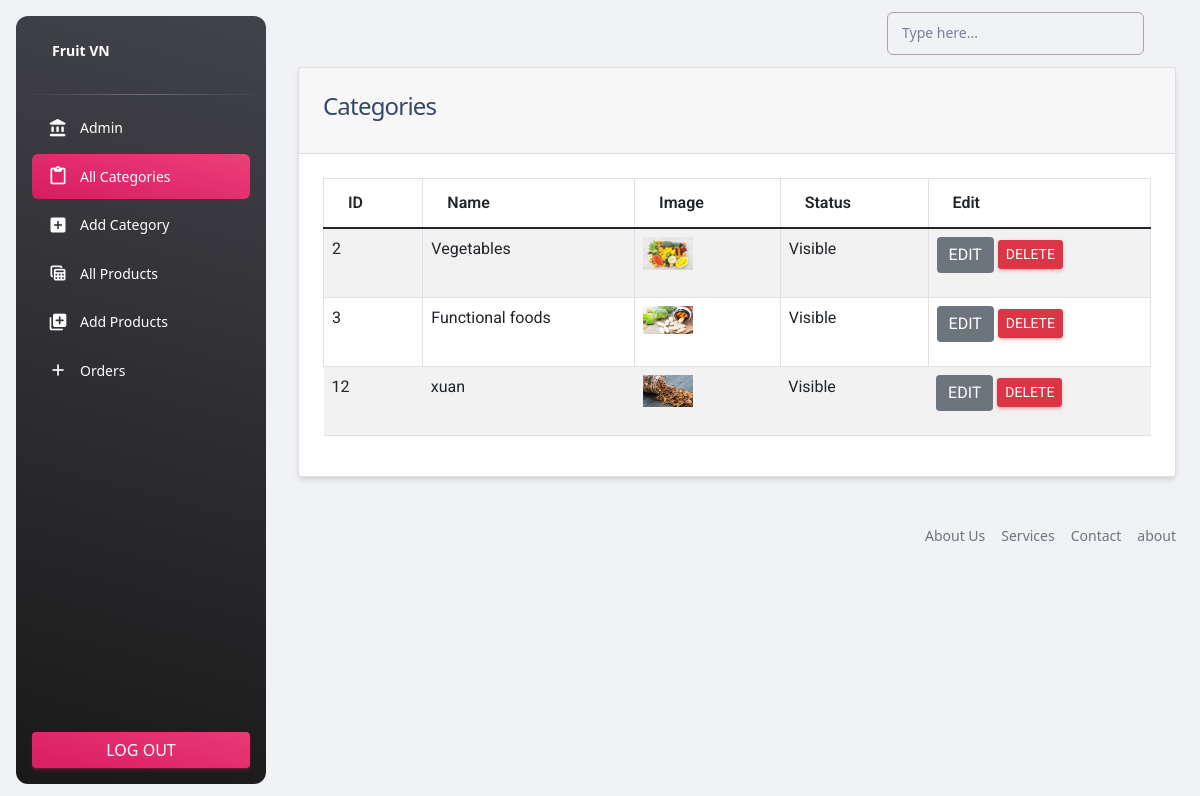
Screenshot of /project/admin/category.php (signed in) with the database file from the repository.
### tables this page shows
CREATE TABLE `categories` (
  `id` int(11) NOT NULL,
  `name` varchar(191) NOT NULL,
  `slug` varchar(191) NOT NULL,
  `description` mediumtext NOT NULL,
  `status` tinyint(4) NOT NULL DEFAULT 0,
  `popular` tinyint(4) NOT NULL DEFAULT 0,
  `image` varchar(191) NOT NULL,
  `meta_keywords` mediumtext NOT NULL,
  `created_at` timestamp NOT NULL DEFAULT current_timestamp()
);

### project/functions/myfunctions.php (called while the page is built, shortened)
<?php
    include('../config/dbcon.php');
    function getAll($table)
    {
        global $con;
        $query = "SELECT * FROM $table";
        $query_run = mysqli_query($con, $query);
        return  $query_run;
    }
?>

### project/admin/category.php (the view, shortened to what this page needs)
<?php
    include('includes/header.php');
?>
<div class="container">
    <div class="row">
        <div class="col-md-12">
            <div class="card">
                <div class="card-header">
                <h4> Categories</h4>
                </div>
                <div class="card-body" id="category_table">
                    <table class="table table-bordered table-striped">
                        <thead>
                            <tr>
                                <th>ID</th>
                                <th>Name</th>
                                <th>Image</th>
                                <th>Status</th>
                                <th>Edit</th>
                            </tr>
                        </thead>
                        <tbody>
                            <?php
                                $category = getAll("categories");
                                if(mysqli_num_rows($category)>0){
                                    foreach ($category as $item) {
                                        ?>
                                            <tr>
                                                <td><?=$item['id']; ?></td>
                                                <td><?=$item['name']; ?></td>
                                                <td>
                                                    <img src="../uploads/<?= $item['image']; ?>"
                                                    width="50px" alt="<?= $item['name']; ?>">
                                                </td>
                                                <td>
                                                    <?= $item['status']=='0' ? "Visible":"Hidden"?>
                                                </td>
                                                <td>
                                                    <a href="edit-category.php?id= <?=$item['id']; ?>"
                                                    class="btn btn-secondary ">edit</a>
                                                    <button tyle="button" class="btn btn-danger btn-sm delete_category_btn"
                                                    value="<?=$item['id'];?>" name="delete_category_btn" >
                                                    Delete</button>
                                                </td>
                                            </tr>
                                        <?php
                                    }
                                }
                            ?>
                        </tbody>
                    </table>
                </div>
            </div>
        </div>
    </div>
</div>
<?php include('includes/footer.php'); ?>

### rows the page displays
categories: id "2", name "Vegetables", image (picture), status "Visible"
categories: id "3", name "Functional foods", image (picture), status "Visible"
categories: id "12", name "xuan", image (picture), status "Visible"
